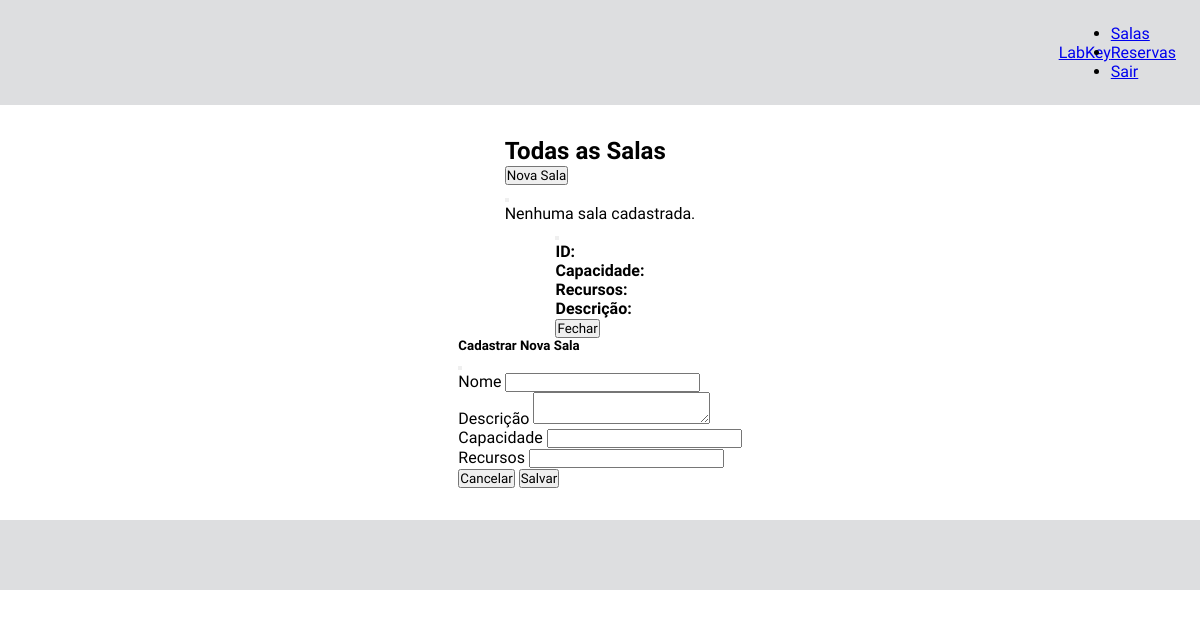
The app's page /salas (signed in), older data.
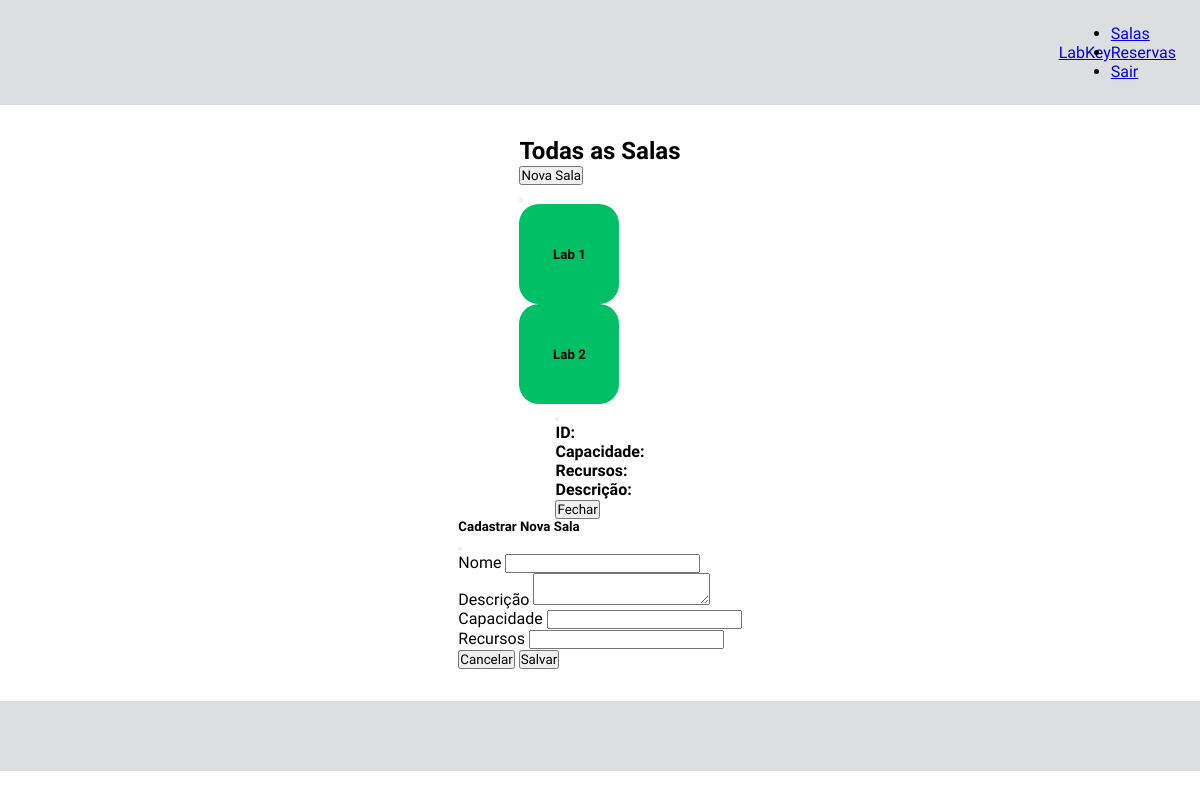
The same page, newer data.
### models/models.py (models this page shows)
class SalaBase(SQLModel):
    nome: str = Field(unique=True, index=True, description="Nome identificador da sala")
    descricao: Optional[str] = Field(default=None, description="Descrição da sala")
    capacidade: int = Field(description="Capacidade máxima de pessoas")
    localizacao: Optional[str] = Field(default=None, description="Localização física da sala")
    recursos: Optional[str] = Field(default=None, description="Equipamentos ou recursos disponíveis")

class Sala(SalaBase, table=True):
    id: Optional[int] = Field(default=None, primary_key=True)
    reservas: List["Reserva"] = Relationship(back_populates="sala")

### main.py (the view)
@app.get("/salas", summary="Página de Salas")
def salas_page(request: Request, session: Session = Depends(get_session)):
    if "usuario_id" not in request.session:
        return RedirectResponse(url="/login", status_code=303)
    nome = request.session.get("nome")
    tipo = request.session.get("tipo_usuario")
    salas = session.exec(select(Sala)).all()
    return templates.TemplateResponse("salas.html", {"request": request, "nome": nome, "tipo_usuario": tipo, "salas": salas})

### templates/salas.html (shortened to what this page needs)
{% extends "base_dashboard.html" %}
{% block content %}
<div class="container my-5">
  <h2 class="text-center mb-4">Todas as Salas</h2>
  {% if tipo_usuario == "ADMINISTRADOR" %}
  <div class="text-end mb-4">
    <button class="btn btn-dark" data-coreui-toggle="modal" data-coreui-target="#novaSalaModal">
      Nova Sala
    </button>
  </div>
  {% endif %}
  <div id="feedback-message" class="alert alert-dismissible fade d-none" role="alert">
    <button type="button" class="btn-close" onclick="document.getElementById('feedback-message').classList.add('d-none')"></button>
  </div>
  <div class="row g-4">
    {% for sala in salas %}
    <div class="col-12 col-sm-6 col-md-4">
      <div class="card sala-card text-center" data-id="{{ sala.id }}" style="cursor:pointer;">
        <div class="card-body">
          <h5 class="card-title">{{ sala.nome }}</h5>
        </div>
      </div>
    </div>
    {% else %}
    <div class="alert alert-info w-75 text-center mx-auto">
      Nenhuma sala cadastrada.
    </div>
    {% endfor %}
  </div>
</div>
<div class="modal fade" id="salaModal" tabindex="-1" aria-hidden="true">
  <div class="modal-dialog">
    <div class="modal-content">
      <div class="modal-header bg-primary text-white">
        <button type="button" class="btn-close btn-close-white" data-coreui-dismiss="modal"></button>
      </div>
      <div class="modal-body">
        <p><strong>ID:</strong> </p>
        <p><strong>Capacidade:</strong> </p>
        <p><strong>Recursos:</strong> </p>
        <p><strong>Descrição:</strong> </p>
      </div>
      <div class="modal-footer">
        <button type="button" class="btn btn-secondary" data-coreui-dismiss="modal">Fechar</button>
      </div>
    </div>
  </div>
</div>
<div class="modal fade" id="novaSalaModal" tabindex="-1" aria-hidden="true">
  <div class="modal-dialog">
    <div class="modal-content">
      <div class="modal-header bg-dark text-white">
        <h5 class="modal-title">Cadastrar Nova Sala</h5>
        <button type="button" class="btn-close btn-close-white" data-coreui-dismiss="modal"></button>
      </div>
      <form id="formNovaSala">
        <div class="modal-body">
          <div class="mb-3">
            <label class="form-label">Nome</label>
            <input type="text" class="form-control" name="nome" required>
          </div>
          <div class="mb-3">
            <label class="form-label">Descrição</label>
            <textarea class="form-control" name="descricao" rows="2"></textarea>
          </div>
          <div class="mb-3">
            <label class="form-label">Capacidade</label>
            <input type="number" class="form-control" name="capacidade" min="1" required>
          </div>
          <div class="mb-3">
            <label class="form-label">Recursos</label>
            <input type="text" class="form-control" name="recursos">
          </div>
        </div>
        <div class="modal-footer">
          <button type="button" class="btn btn-secondary" data-coreui-dismiss="modal">Cancelar</button>
          <button type="submit" class="btn btn-success">Salvar</button>
        </div>
      </form>
    </div>
  </div>
</div>
{% endblock %}

### templates/base_dashboard.html (shortened to what this page needs)
<!DOCTYPE html>
<html lang="pt-BR">
  <head>
    <link
      href="https://cdn.jsdelivr.net/npm/@coreui/coreui@5.4.3/dist/css/coreui.min.css"
      rel="stylesheet"
    />
    <link rel="stylesheet" href="/static/css/style.css" />
  </head>
  <body>
    <div class="dsbd-container">
      <nav class="dsbd-nav navbar navbar-expand-lg">
        <a class="navbar-brand" href="/dashboard">LabKey</a>
        <ul class="navbar-nav ms-auto">
          <li class="nav-item"><a class="nav-link" href="/salas">Salas</a></li>
          <li class="nav-item">
            <a class="nav-link" href="/reservas">Reservas</a>
          </li>
          <li class="nav-item">
            <a class="btn btn-outline-danger ms-3" href="/logout">Sair</a>
          </li>
        </ul>
      </nav>
      <main class="dsbd-main container py-4">
        {% block content %}{% endblock %}
      </main>
      <footer class="dsbd-footer text-center py-3 mt-auto"></footer>
    </div>
  </body>
</html>

### static/css/style.css (style rules this page uses)
* { margin: 0; padding: 0; box-sizing: border-box; font-family: "Lexend", sans-serif; }
html, body { width: 100%; min-height: 100vh; }
.dsbd-container { display: flex; flex-direction: column; width: 100%; min-height: 100vh; background-color:#ffffff }
.index-nav, .dsbd-nav { display: flex; flex-direction: row; justify-content: flex-end; align-items: center; padding: 1rem; background-color: #ffffff; }
.dsbd-nav { background-color: #dddee0; padding: 1.5rem; }
.index-main, .dsbd-main { display: flex; flex-direction: column; align-items: center; padding: 2rem; }
.dsbd-footer { display: flex; background-color: #dddee0; height: 70px; align-items: baseline; }
.sala-card { background-color: #00c066; color: #000; width: 100px; height: 100px; border-radius: 20px; display: flex; align-items: center; justify-content: center; font-weight: 500; cursor: pointer; transition: 0.3s; }

Row changes from the older to the newer data that the page shows:
added Sala: nome "Lab 1"
added Sala: nome "Lab 2"
Text that changed along with them:
text no longer shown: "Nenhuma sala cadastrada."
